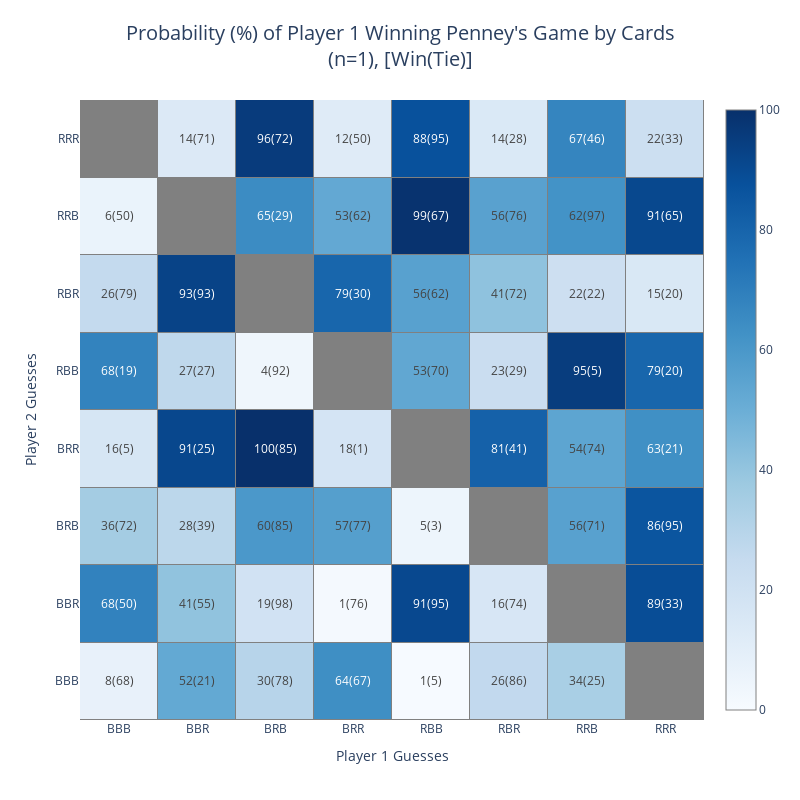
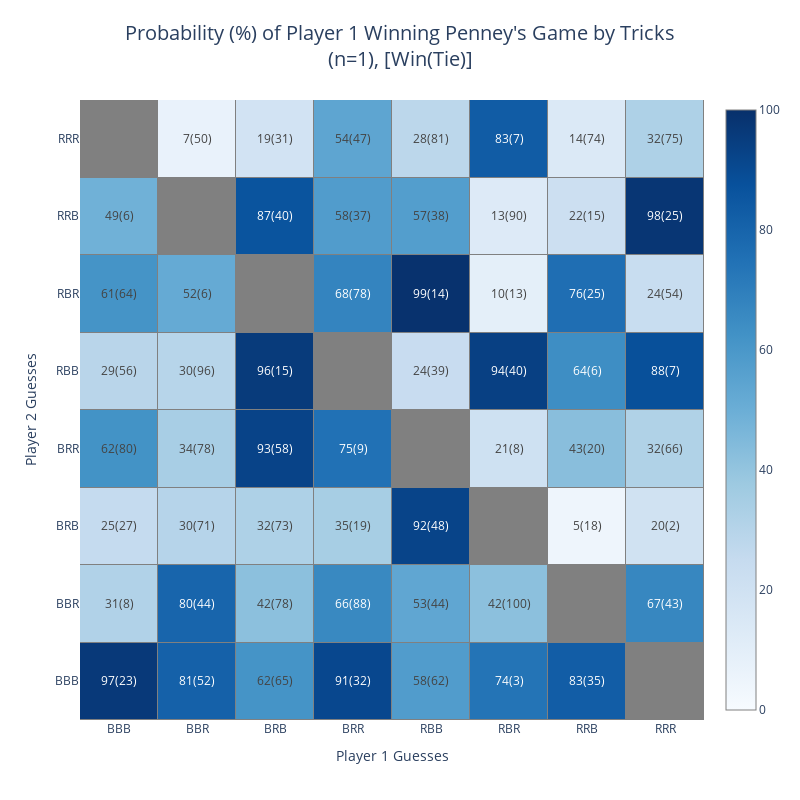

The notebook cell saved with these charts, in order:
### Code cell
create_viz('html')

### Figure 1 — Plotly figure (JSON) as saved in the notebook; plotly's stock layout.template omitted (floating-point values rounded to 4 significant figures)
{"data": [{"colorbar": {"outlinecolor": "gray", "outlinewidth": 1, "ticktext": [0, 20, 40, 60, 80, 100], "tickvals": [0, 20, 40, 60, 80, 100]}, "colorscale": [[0, "rgb(247,251,255)"], [0.125, "rgb(222,235,247)"], [0.25, "rgb(198,219,239)"], [0.375, "rgb(158,202,225)"], [0.5, "rgb(107,174,214)"], [0.625, "rgb(66,146,198)"], [0.75, "rgb(33,113,181)"], [0.875, "rgb(8,81,156)"], [1, "rgb(8,48,107)"]], "customdata": [[null, 70.99, 72.36, 49.86, 95.26, 27.67, 45.99, 32.87], [49.62, null, 29.34, 61.56, 67.35, 76.1, 96.66, 64.78], [78.68, 93.45, null, 30.04, 62.45, 71.51, 22.22, 19.95], [18.86, 26.6, 91.76, null, 69.76, 29.06, 5.322, 19.6], [4.637, 24.55, 84.68, 1.283, null, 40.87, 74.46, 20.52], [71.72, 39.44, 84.7, 77.44, 3.206, null, 70.89, 95.4], [49.79, 55.15, 97.62, 76.14, 95.32, 73.79, null, 33.11], [67.52, 20.99, 78.12, 67.23, 4.837, 86.31, 24.84, null]], "hoverongaps": false, "hovertemplate": "P1: %{x}, P2: %{y}<br />Win Probability: %{z:.0f}<br />Tie Probability: %{customdata:.0f}", "name": "", "text": [["", "14(71)", "96(72)", "12(50)", "88(95)", "14(28)", "67(46)", "22(33)"], ["6(50)", "", "65(29)", "53(62)", "99(67)", "56(76)", "62(97)", "91(65)"], ["26(79)", "93(93)", "", "79(30)", "56(62)", "41(72)", "22(22)", "15(20)"], ["68(19)", "27(27)", "4(92)", "", "53(70)", "23(29)", "95(5)", "79(20)"], ["16(5)", "91(25)", "100(85)", "18(1)", "", "81(41)", "54(74)", "63(21)"], ["36(72)", "28(39)", "60(85)", "57(77)", "5(3)", "", "56(71)", "86(95)"], ["68(50)", "41(55)", "19(98)", "1(76)", "91(95)", "16(74)", "", "89(33)"], ["8(68)", "52(21)", "30(78)", "64(67)", "1(5)", "26(86)", "34(25)", ""]], "texttemplate": "%{text}", "type": "heatmap", "x": ["BBB", "BBR", "BRB", "BRR", "RBB", "RBR", "RRB", "RRR"], "xgap": 1, "y": ["RRR", "RRB", "RBR", "RBB", "BRR", "BRB", "BBR", "BBB"], "ygap": 1, "z": [[null, 13.78, 95.67, 12.17, 87.55, 14.35, 67.3, 21.8], [6.412, null, 64.78, 52.57, 98.85, 55.61, 62.11, 90.97], [25.76, 92.95, null, 79.35, 55.76, 41.26, 21.52, 15.08], [68.02, 27.32, 4.125, null, 53.2, 23.06, 95.11, 79.38], [16.45, 91.33, 99.99, 17.7, null, 81.17, 54.14, 63.2], [35.73, 28.26, 59.76, 56.76, 4.787, null, 55.77, 85.92], [68.42, 40.62, 19.26, 1.358, 90.74, 16.11, null, 89.06], [7.573, 52.36, 29.83, 63.82, 0.7083, 26.21, 34.15, null]], "zmax": 100, "zmin": 0}], "layout": {"height": 800, "plot_bgcolor": "grey", "title": {"font": {"size": 20}, "text": "Probability (%) of Player 1 Winning Penney's Game by Cards<br>(n=1), [Win(Tie)]", "x": 0.5, "y": 0.95}, "width": 800, "xaxis": {"autorange": true, "range": [-0.5, 7.5], "showgrid": false, "title": {"text": "Player 1 Guesses"}, "type": "category"}, "yaxis": {"autorange": true, "range": [7.5, -0.5], "showgrid": false, "title": {"text": "Player 2 Guesses"}, "type": "category"}}}

### Figure 2 — Plotly figure (JSON) as saved in the notebook; plotly's stock layout.template omitted (floating-point values rounded to 4 significant figures)
{"data": [{"colorbar": {"outlinecolor": "gray", "outlinewidth": 1, "ticktext": [0, 20, 40, 60, 80, 100], "tickvals": [0, 20, 40, 60, 80, 100]}, "colorscale": [[0, "rgb(247,251,255)"], [0.125, "rgb(222,235,247)"], [0.25, "rgb(198,219,239)"], [0.375, "rgb(158,202,225)"], [0.5, "rgb(107,174,214)"], [0.625, "rgb(66,146,198)"], [0.75, "rgb(33,113,181)"], [0.875, "rgb(8,81,156)"], [1, "rgb(8,48,107)"]], "customdata": [[null, 49.92, 31.35, 46.89, 81.49, 6.743, 74.05, 74.64], [5.658, null, 39.86, 37.02, 37.99, 89.68, 15.05, 24.9], [63.86, 6.146, null, 78.15, 13.68, 13.3, 24.64, 54.47], [56.12, 96.24, 15.05, null, 39.07, 39.86, 6.073, 7.305], [79.64, 77.81, 57.7, 8.874, null, 8.423, 19.89, 66.09], [27.48, 70.83, 72.66, 19.24, 48.16, null, 18.38, 2.259], [8.394, 44.28, 77.67, 88.34, 43.52, 99.53, null, 43.29], [22.73, 52.43, 65.2, 32.29, 62.04, 3.238, 34.51, null]], "hoverongaps": false, "hovertemplate": "P1: %{x}, P2: %{y}<br />Win Probability: %{z:.0f}<br />Tie Probability: %{customdata:.0f}", "name": "", "text": [["", "7(50)", "19(31)", "54(47)", "28(81)", "83(7)", "14(74)", "32(75)"], ["49(6)", "", "87(40)", "58(37)", "57(38)", "13(90)", "22(15)", "98(25)"], ["61(64)", "52(6)", "", "68(78)", "99(14)", "10(13)", "76(25)", "24(54)"], ["29(56)", "30(96)", "96(15)", "", "24(39)", "94(40)", "64(6)", "88(7)"], ["62(80)", "34(78)", "93(58)", "75(9)", "", "21(8)", "43(20)", "32(66)"], ["25(27)", "30(71)", "32(73)", "35(19)", "92(48)", "", "5(18)", "20(2)"], ["31(8)", "80(44)", "42(78)", "66(88)", "53(44)", "42(100)", "", "67(43)"], ["97(23)", "81(52)", "62(65)", "91(32)", "58(62)", "74(3)", "83(35)", ""]], "texttemplate": "%{text}", "type": "heatmap", "x": ["BBB", "BBR", "BRB", "BRR", "RBB", "RBR", "RRB", "RRR"], "xgap": 1, "y": ["RRR", "RRB", "RBR", "RBB", "BRR", "BRB", "BBR", "BBB"], "ygap": 1, "z": [[null, 6.909, 18.75, 54.11, 28.25, 83.12, 14.23, 32.42], [48.88, null, 86.52, 57.84, 57.36, 13.22, 22.01, 97.81], [61.44, 51.92, null, 67.67, 99.33, 9.598, 76.01, 23.71], [29.11, 29.75, 96.02, null, 24.08, 93.88, 64.01, 88.06], [62.17, 34.29, 92.66, 74.86, null, 20.67, 42.74, 31.9], [25.17, 29.89, 32.37, 34.61, 92.25, null, 4.539, 19.79], [31.46, 79.5, 41.86, 66.08, 53.39, 41.9, null, 66.6], [96.51, 81.14, 61.63, 91.16, 57.81, 74.03, 82.66, null]], "zmax": 100, "zmin": 0}], "layout": {"height": 800, "plot_bgcolor": "grey", "title": {"font": {"size": 20}, "text": "Probability (%) of Player 1 Winning Penney's Game by Tricks<br>(n=1), [Win(Tie)]", "x": 0.5, "y": 0.95}, "width": 800, "xaxis": {"autorange": true, "range": [-0.5, 7.5], "showgrid": false, "title": {"text": "Player 1 Guesses"}, "type": "category"}, "yaxis": {"autorange": true, "range": [7.5, -0.5], "showgrid": false, "title": {"text": "Player 2 Guesses"}, "type": "category"}}}
